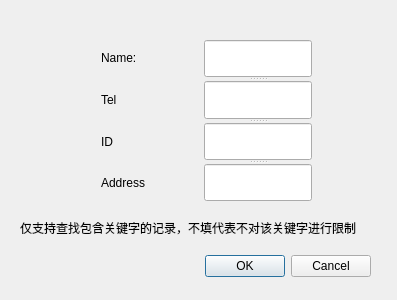
<?xml version="1.0" encoding="UTF-8"?>
<ui version="4.0">
 <class>ClientSearchDialog</class>
 <widget class="QDialog" name="ClientSearchDialog">
  <property name="geometry">
   <rect>
    <x>0</x>
    <y>0</y>
    <width>397</width>
    <height>300</height>
   </rect>
  </property>
  <property name="windowTitle">
   <string>Dialog</string>
  </property>
  <widget class="QDialogButtonBox" name="buttonBox">
   <property name="geometry">
    <rect>
     <x>30</x>
     <y>250</y>
     <width>341</width>
     <height>32</height>
    </rect>
   </property>
   <property name="orientation">
    <enum>Qt::Horizontal</enum>
   </property>
   <property name="standardButtons">
    <set>QDialogButtonBox::Cancel|QDialogButtonBox::Ok</set>
   </property>
  </widget>
  <widget class="QLabel" name="label_5">
   <property name="geometry">
    <rect>
     <x>20</x>
     <y>220</y>
     <width>381</width>
     <height>16</height>
    </rect>
   </property>
   <property name="text">
    <string>仅支持查找包含关键字的记录，不填代表不对该关键字进行限制</string>
   </property>
  </widget>
  <widget class="QWidget" name="">
   <property name="geometry">
    <rect>
     <x>101</x>
     <y>40</y>
     <width>211</width>
     <height>161</height>
    </rect>
   </property>
   <layout class="QGridLayout" name="gridLayout">
    <item row="0" column="0">
     <widget class="QLabel" name="label">
      <property name="text">
       <string>Name:</string>
      </property>
     </widget>
    </item>
    <item row="0" column="1" rowspan="4">
     <widget class="QSplitter" name="splitter_2">
      <property name="orientation">
       <enum>Qt::Vertical</enum>
      </property>
      <widget class="QLineEdit" name="NameLineEdit"/>
      <widget class="QLineEdit" name="TelLineEdit"/>
      <widget class="QLineEdit" name="IDLineEdit"/>
      <widget class="QLineEdit" name="AddressLineEdit"/>
     </widget>
    </item>
    <item row="1" column="0">
     <widget class="QLabel" name="label_3">
      <property name="text">
       <string>Tel</string>
      </property>
     </widget>
    </item>
    <item row="2" column="0">
     <widget class="QLabel" name="label_2">
      <property name="text">
       <string>ID</string>
      </property>
     </widget>
    </item>
    <item row="3" column="0">
     <widget class="QLabel" name="label_4">
      <property name="text">
       <string>Address</string>
      </property>
     </widget>
    </item>
   </layout>
  </widget>
 </widget>
 <resources/>
 <connections>
  <connection>
   <sender>buttonBox</sender>
   <signal>accepted()</signal>
   <receiver>ClientSearchDialog</receiver>
   <slot>accept()</slot>
   <hints>
    <hint type="sourcelabel">
     <x>248</x>
     <y>254</y>
    </hint>
    <hint type="destinationlabel">
     <x>157</x>
     <y>274</y>
    </hint>
   </hints>
  </connection>
  <connection>
   <sender>buttonBox</sender>
   <signal>rejected()</signal>
   <receiver>ClientSearchDialog</receiver>
   <slot>reject()</slot>
   <hints>
    <hint type="sourcelabel">
     <x>316</x>
     <y>260</y>
    </hint>
    <hint type="destinationlabel">
     <x>286</x>
     <y>274</y>
    </hint>
   </hints>
  </connection>
 </connections>
</ui>
